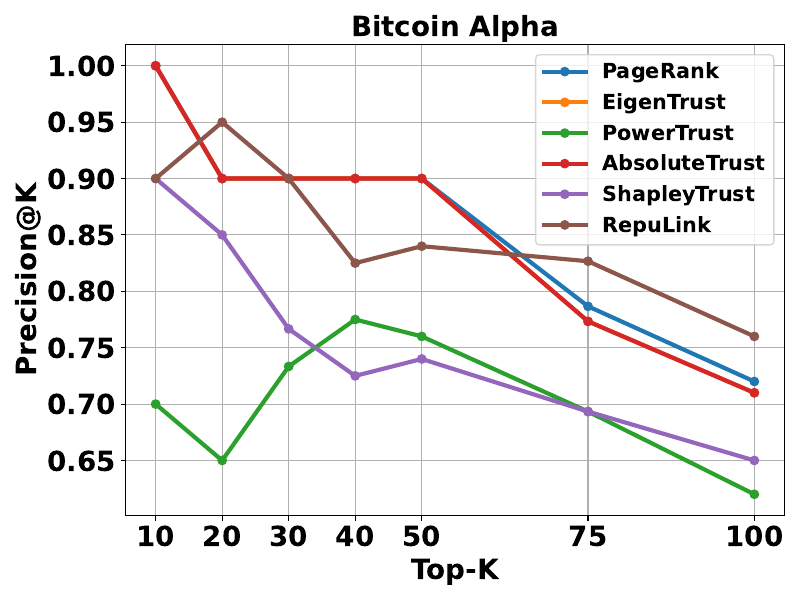

Python code for this plot:
#!/usr/bin/env python
# -*- coding: utf-8 -*-

import pandas as pd
import matplotlib.pyplot as plt
from matplotlib.font_manager import FontProperties

def load_ground_truth(high_file, low_file):
    df_high = pd.read_csv(high_file)
    df_high['binary_label'] = 1
    df_low = pd.read_csv(low_file)
    df_low['binary_label'] = 0
    df_gt = pd.concat([df_high, df_low], ignore_index=True)
    return df_gt[['dst', 'binary_label']], len(df_high)

def evaluate_metrics_at_k(df_gt, df_score, score_column, ks, total_positives):
    df_merged = pd.merge(df_gt, df_score, on='dst', how='inner')
    df_sorted = df_merged.sort_values(by=score_column, ascending=False)

    precision_list, recall_list, f1_list = [], [], []

    for k in ks:
        top_k = df_sorted.head(k)
        tp = top_k['binary_label'].sum()

        precision = tp / k
        recall = tp / total_positives if total_positives > 0 else 0
        f1 = (2 * precision * recall / (precision + recall)) if (precision + recall) > 0 else 0

        precision_list.append(precision)
        recall_list.append(recall)
        f1_list.append(f1)

    return precision_list, recall_list, f1_list



def plot_metric_at_k(metric_dict, ks, metric_name="Precision@K", title="Bitcoin Alpha", output_file="precision_at_k.pdf"):
    """
    Plot evaluation curves (Precision@K, Recall@K, F1@K) across different top-K thresholds,
    using the same visual style as the previous ROC curve plot.

    Parameters:
    - metric_dict: dict, e.g., {"EigenTrust": [0.8, 0.75, ...], "PageRank": [...]}
    - ks: list of K values used for evaluation (e.g., [5, 10, 20, 50, 75])
    - metric_name: str, label for y-axis ("Precision@K", "Recall@K", or "F1@K")
    - title: str, plot title
    - output_file: str, output file name (should end with .pdf)
    """

    # Define font style and size
    bold_font = FontProperties()
    bold_font.set_weight('bold')
    bold_font.set_size(20)

    legend_font = FontProperties()
    legend_font.set_weight('bold')
    legend_font.set_size(15)

    # Start plotting
    plt.figure(figsize=(8, 6))

    # Plot each algorithm's metric line
    for label, values in metric_dict.items():
        plt.plot(ks, values, linewidth=3, marker='o', label=label)

    # Configure axis labels and ticks
    plt.xlabel("Top-K", fontsize=20, fontproperties=bold_font)
    plt.ylabel(metric_name, fontsize=20, fontproperties=bold_font)
    plt.title(title, fontproperties=bold_font, fontsize=20)
    plt.xticks(ks, fontproperties=bold_font)
    plt.yticks(fontproperties=bold_font)
    plt.grid(True)

    # Add legend
    plt.legend(loc="upper right", prop=legend_font)

    # Save and show the figure
    plt.tight_layout()
    plt.savefig(output_file, dpi=300)
    plt.show()



def main():
    ks = [10, 20, 30, 40, 50, 75, 100]

    high_file = "scores/groundtruth_high.csv"
    low_file = "scores/groundtruth_low.csv"

    score_files = {
        "PageRank": ("scores/pagerank_hybrid.csv", "pagerank_score"),
        "EigenTrust": ("scores/eigentrust_hybrid.csv", "eigentrust_score"),
        "PowerTrust": ("scores/powertrust_hybrid.csv", "powertrust_score"),
        "AbsoluteTrust": ("scores/absolutetrust_hybrid.csv", "absolutetrust_score"),
        "ShapleyTrust": ("scores/shapleytrust_hybrid.csv", "shapleytrust_score"),
        "RepuLink": ("scores/repulink_hybrid.csv", "repulink_score")
    }



    df_gt, total_positives = load_ground_truth(high_file, low_file)

    precision_all, recall_all, f1_all = {}, {}, {}
    print("\nPrecision@100 Summary:")
    for algo, (file, score_col) in score_files.items():
        df_score = pd.read_csv(file)
        if score_col not in df_score.columns:
            print(f"[Warning] Column {score_col} not found in {file}, skipped.")
            continue

        precision, recall, f1 = evaluate_metrics_at_k(df_gt, df_score, score_col, ks, total_positives)
        precision_all[algo] = precision
        recall_all[algo] = recall
        f1_all[algo] = f1

        # Print Top-100 precision value
        precision_100 = precision[ks.index(100)]
        print(f"{algo:<15}: Precision@100 = {precision_100:.4f}")
        
    # for algo, (file, score_col) in score_files.items():
    #     df_score = pd.read_csv(file)
    #     if score_col not in df_score.columns:
    #         print(f"[Warning] Column {score_col} not found in {file}, skipped.")
    #         continue

    #     precision, recall, f1 = evaluate_metrics_at_k(df_gt, df_score, score_col, ks, total_positives)
    #     precision_all[algo] = precision
    #     recall_all[algo] = recall
    #     f1_all[algo] = f1

    plot_metric_at_k(precision_all, ks, metric_name="Precision@K", output_file="precision_at_k.pdf")
    # plot_metric_at_k(recall_all, ks, metric_name="Recall@K", output_file="recall_at_k.pdf")
    # plot_metric_at_k(f1_all, ks, metric_name="F1@K", output_file="f1_at_k.pdf")



if __name__ == "__main__":
    main()
